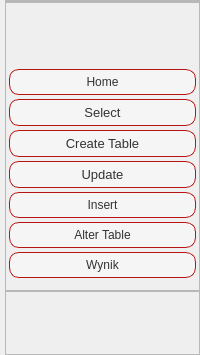
     <widget class="QWidget" name="left" native="true">
      <layout class="QVBoxLayout" name="verticalLayout">
       <property name="spacing">
        <number>0</number>
       </property>
       <property name="leftMargin">
        <number>0</number>
       </property>
       <property name="topMargin">
        <number>0</number>
       </property>
       <property name="rightMargin">
        <number>0</number>
       </property>
       <property name="bottomMargin">
        <number>0</number>
       </property>
       <item>
        <widget class="QWidget" name="leftMenu" native="true">
         <layout class="QVBoxLayout" name="verticalLayout_2">
          <property name="spacing">
           <number>0</number>
          </property>
          <property name="leftMargin">
           <number>5</number>
          </property>
          <property name="topMargin">
           <number>0</number>
          </property>
          <property name="rightMargin">
           <number>0</number>
          </property>
          <property name="bottomMargin">
           <number>0</number>
          </property>
          <item>
           <widget class="QFrame" name="frame">
            <property name="frameShape">
             <enum>QFrame::StyledPanel</enum>
            </property>
            <property name="frameShadow">
             <enum>QFrame::Raised</enum>
            </property>
            <layout class="QHBoxLayout" name="horizontalLayout_2">
             <property name="spacing">
              <number>0</number>
             </property>
             <property name="leftMargin">
              <number>0</number>
             </property>
             <property name="topMargin">
              <number>0</number>
             </property>
             <property name="rightMargin">
              <number>0</number>
             </property>
             <property name="bottomMargin">
              <number>0</number>
             </property>
            </layout>
           </widget>
          </item>
          <item alignment="Qt::AlignBottom">
           <widget class="QFrame" name="frame_2">
            <property name="frameShape">
             <enum>QFrame::StyledPanel</enum>
            </property>
            <property name="frameShadow">
             <enum>QFrame::Raised</enum>
            </property>
            <layout class="QVBoxLayout" name="verticalLayout_3">
             <property name="spacing">
              <number>0</number>
             </property>
             <property name="leftMargin">
              <number>0</number>
             </property>
             <property name="topMargin">
              <number>10</number>
             </property>
             <property name="rightMargin">
              <number>0</number>
             </property>
             <property name="bottomMargin">
              <number>10</number>
             </property>
             <item>
              <spacer name="verticalSpacer_3">
               <property name="orientation">
                <enum>Qt::Vertical</enum>
               </property>
               <property name="sizeHint" stdset="0">
                <size>
                 <width>20</width>
                 <height>54</height>
                </size>
               </property>
              </spacer>
             </item>
             <item>
              <widget class="QPushButton" name="pushButton_3">
               <property name="styleSheet">
                <string notr="true">QPushButton{
    background-color: #F5F5F5; 
    color: #333333; 
    border: 1px solid #b81414; 
    border-radius: 10px;
    padding: 5px 10px; 
    margin: 2px 3;
}	
QPushButton:hover {
 background-color: #E0E0E0;
}</string>
               </property>
               <property name="text">
                <string>Home</string>
               </property>
              </widget>
             </item>
             <item>
              <widget class="QPushButton" name="selectBtn">
               <property name="font">
                <font>
                 <pointsize>10</pointsize>
                </font>
               </property>
               <property name="cursor">
                <cursorShape>PointingHandCursor</cursorShape>
               </property>
               <property name="mouseTracking">
                <bool>true</bool>
               </property>
               <property name="toolTip">
                <string>question</string>
               </property>
               <property name="styleSheet">
                <string notr="true">QPushButton{
    background-color: #F5F5F5; 
    color: #333333; 
    border: 1px solid #b81414; 
    border-radius: 10px;
    padding: 5px 10px; 
    margin: 2px 3;
}	
QPushButton:hover {
 background-color: #E0E0E0;
}</string>
               </property>
               <property name="text">
                <string>Select</string>
               </property>
               <property name="icon">
                <iconset>
                 <normaloff>:/new/prefix1/feather/file.svg</normaloff>:/new/prefix1/feather/file.svg</iconset>
               </property>
               <property name="iconSize">
                <size>
                 <width>24</width>
                 <height>24</height>
                </size>
               </property>
              </widget>
             </item>
             <item>
              <widget class="QPushButton" name="createTableBtn">
               <property name="enabled">
                <bool>true</bool>
               </property>
               <property name="font">
                <font>
                 <pointsize>10</pointsize>
                </font>
               </property>
               <property name="cursor">
                <cursorShape>PointingHandCursor</cursorShape>
               </property>
               <property name="mouseTracking">
                <bool>true</bool>
               </property>
               <property name="toolTip">
                <string>exam</string>
               </property>
               <property name="styleSheet">
                <string notr="true">QPushButton{
    background-color: #F5F5F5; 
    color: #333333; 
    border: 1px solid #b81414; 
    border-radius: 10px;
    padding: 5px 10px; 
    margin: 2px 3;
}	
QPushButton:hover {
 background-color: #E0E0E0;
}</string>
               </property>
               <property name="text">
                <string>Create Table</string>
               </property>
               <property name="icon">
                <iconset>
                 <normaloff>:/new/prefix1/feather/slack.svg</normaloff>:/new/prefix1/feather/slack.svg</iconset>
               </property>
               <property name="iconSize">
                <size>
                 <width>24</width>
                 <height>24</height>
                </size>
               </property>
              </widget>
             </item>
             <item>
              <widget class="QPushButton" name="updateBtn">
               <property name="font">
                <font>
                 <pointsize>10</pointsize>
                </font>
               </property>
               <property name="cursor">
                <cursorShape>PointingHandCursor</cursorShape>
               </property>
               <property name="mouseTracking">
                <bool>true</bool>
               </property>
               <property name="toolTip">
                <string>student</string>
               </property>
               <property name="styleSheet">
                <string notr="true">QPushButton{
    background-color: #F5F5F5; 
    color: #333333; 
    border: 1px solid #b81414; 
    border-radius: 10px;
    padding: 5px 10px; 
    margin: 2px 3;
}	
QPushButton:hover {
 background-color: #E0E0E0;
}</string>
               </property>
               <property name="text">
                <string>Update</string>
               </property>
               <property name="icon">
                <iconset>
                 <normaloff>:/new/prefix1/feather/user.svg</normaloff>:/new/prefix1/feather/user.svg</iconset>
               </property>
               <property name="iconSize">
                <size>
                 <width>24</width>
                 <height>24</height>
                </size>
               </property>
              </widget>
             </item>
             <item>
              <widget class="QPushButton" name="insertBtn">
               <property name="styleSheet">
                <string notr="true">QPushButton{
    background-color: #F5F5F5; 
    color: #333333; 
    border: 1px solid #b81414; 
    border-radius: 10px;
    padding: 5px 10px; 
    margin: 2px 3;
}	
QPushButton:hover {
 background-color: #E0E0E0;
}</string>
               </property>
               <property name="text">
                <string>Insert</string>
               </property>
              </widget>
             </item>
             <item>
              <widget class="QPushButton" name="alterTableBtn">
               <property name="styleSheet">
                <string notr="true">QPushButton{
    background-color: #F5F5F5; 
    color: #333333; 
    border: 1px solid #b81414; 
    border-radius: 10px;
    padding: 5px 10px; 
    margin: 2px 3;
}	
QPushButton:hover {
 background-color: #E0E0E0;
}</string>
               </property>
               <property name="text">
                <string>Alter Table</string>
               </property>
              </widget>
             </item>
             <item>
              <widget class="QPushButton" name="pushButton_5">
               <property name="styleSheet">
                <string notr="true">QPushButton{
    background-color: #F5F5F5; 
    color: #333333; 
    border: 1px solid #b81414; 
    border-radius: 10px;
    padding: 5px 10px; 
    margin: 2px 3;
}	
QPushButton:hover {
 background-color: #E0E0E0;
}</string>
               </property>
               <property name="text">
                <string>Wynik</string>
               </property>
              </widget>
             </item>
            </layout>
           </widget>
          </item>
          <item>
           <widget class="QFrame" name="frame_13">
            <property name="frameShape">
             <enum>QFrame::StyledPanel</enum>
            </property>
            <property name="frameShadow">
             <enum>QFrame::Raised</enum>
            </property>
            <layout class="QVBoxLayout" name="verticalLayout_23">
             <property name="spacing">
              <number>0</number>
             </property>
             <property name="leftMargin">
              <number>0</number>
             </property>
             <property name="topMargin">
              <number>0</number>
             </property>
             <property name="rightMargin">
              <number>0</number>
             </property>
             <property name="bottomMargin">
              <number>22</number>
             </property>
             <item>
              <spacer name="verticalSpacer">
               <property name="orientation">
                <enum>Qt::Vertical</enum>
               </property>
               <property name="sizeHint" stdset="0">
                <size>
                 <width>20</width>
                 <height>40</height>
                </size>
               </property>
              </spacer>
             </item>
            </layout>
           </widget>
          </item>
         </layout>
        </widget>
       </item>
      </layout>
     </widget>
